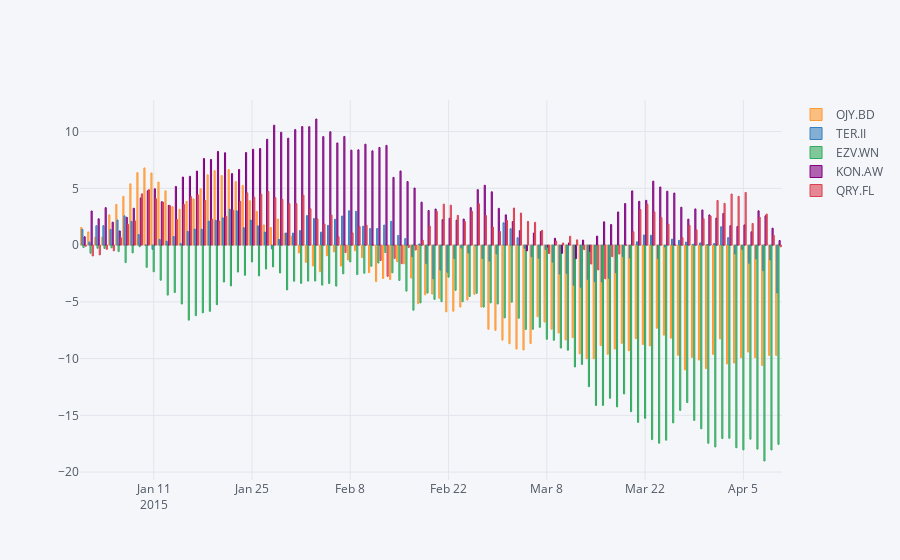

Write notebook code for a chart like this one.
### Markdown cell above
2) bar plot

### Code cell
df.iplot(kind='bar')
